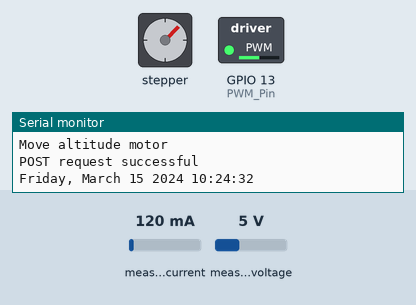
This program was run on a simulated ESP32. On the bench: stepper motor, switched loads named in the program (green lamp = pin HIGH), the last lines printed to the serial monitor. Inputs (shaded band) come from the test bench; at power-on: measured current 120 mA, measured voltage 5 V. WiFi joins after 1.5 s; servers stay silent unless stated; uploads are accepted with an empty reply; the local clock reads 2024-03-15 10:24:30 at power-on unless the program sets it; stepper angles assume 360 steps per turn.

Above: at 3.2 s.
3.3 s: measured current set to 500 mA
At 3.69 s:
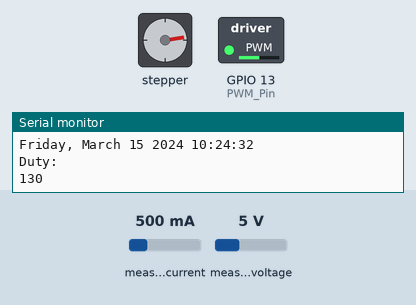
6.7 s: measured voltage set to 7.5 V
At 8.35 s:
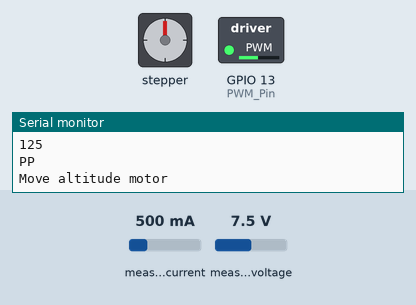
10.1 s: measured current set to 1000 mA
At 10.48 s:
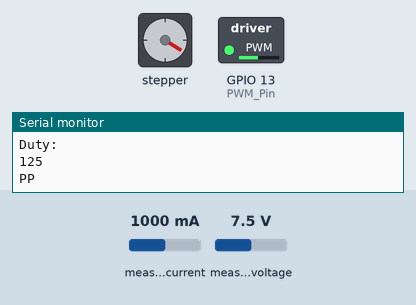
Timing chart, 0 to 53.3 s (numbered marks = the images above; inputs shaded):
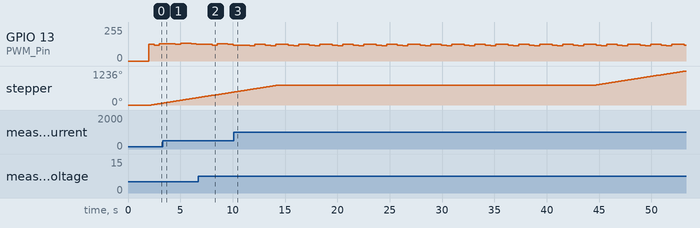

Measured:
- by itself, GPIO 13 (PWM_Pin): repeats every 4.2 s: 125/255 1.0 s, 120/255 0.50 s, 115/255 0.50 s, 125/255 1.2 s, 120/255 0.50 s, 115/255 0.50 s

The program:

main.cpp
```cpp
#include "tasks.h"

void setup() {
  Serial.begin(115200);
  WiFi.begin(ssid, password);
  Serial.println("Connecting to Wifi");

  // get time
  configTime(gmt_offset_sec, daylight_offset_sec, ntp_server);
  delay(2000);

  ledcSetup(PWM_channel, PWM_freq, PWM_resolution);
  ledcAttachPin(PWM_Pin, PWM_channel);

  ina219.begin();

  PanelPowerMutex = xSemaphoreCreateMutex();

  xTaskCreate(Tracking, "Update Angle", 2048, NULL, 1, NULL);
  xTaskCreate(Database, "Send Data", 4096, NULL, 1, &DatabaseHandler);
  // xTaskCreate(PowerBatteries, "Control batteries power", 2048, NULL, 1, NULL);
  xTaskCreate(MPPT, "MPPT Algorithm", 2048, NULL, 1, &MPPTHandler);
}

void loop() {}
```

init.h
```cpp
#include <Arduino.h>
#include <Stepper.h>
#include <WiFi.h>
#include <HTTPClient.h>
#include <string>
#include <mutex>
#include <Adafruit_INA219.h>
#include "peripherals.h"


// CONCURRENT
extern TaskHandle_t DatabaseHandler;
extern TaskHandle_t MPPTHandler;
extern SemaphoreHandle_t PanelPowerMutex;


// WIFI
extern const char* ssid;
extern const char* password;
extern const char* url;
extern const char* url_time;
extern const char* url_measure;

extern const char* ntp_server;
extern const long  gmt_offset_sec;
extern const int   daylight_offset_sec;

void printLocalTime();


// TRACKING
extern const int stepsPerResolution;
extern const int stepperSpeed;
extern Stepper azimStepper;
struct TrackerPosition {
  int azimuth;
  int altitude;
};
TrackerPosition getAngle();


// DATABASE
void sendToServer(float measurement);


// BATTERIES

extern const float abortBound;
extern const int abortDelay;
extern const float lowerBound;
extern const float higherBound;
void abort();
float measureBatsVolt();


// MPPT
#define MEASURE_DELAY 500
extern Adafruit_INA219 ina219;
extern const int PWM_freq;
extern const int PWM_channel;
extern const int PWM_resolution;

extern int PWM_actualDuty;
extern float panelPower;
extern const int PWM_step;

void testPWM();
float measurePower();
void calibratePP();
void findPP();
```

peripherals.h
```cpp
#define PWM_Pin             13

#define BatVolt_Pin         35
#define BMS_enable_Pin      4

#define StepperPion1_Pin1   16
#define StepperPion1_Pin2   17
#define StepperPion1_Pin3   18
#define StepperPion1_Pin4   19

#define StepperPoz_Pin1     23
#define StepperPoz_Pin2     25
#define StepperPoz_Pin3     26
#define StepperPoz_Pin4     27

// Unused yet

// #define Photoresistor1_Pin  39
// #define Photoresistor2_Pin  36
// #define Photoresistor3_Pin  34
// #define Photoresistor4_Pin  14

// #define LimitSwitch_Pin     15
```

tasks.h
```cpp
#include "init.h"

// all delays will be changed
#define TRACKING_DELAY 1000 * 30
#define DATABASE_DELAY 1000 * 4
#define POWER_BATTERIES_DELAY 1000 * 10
#define MPPT_DELAY 1000 * 0.5

// extern int receivedAngle;

/*--------------- TASKS DECLARATION ---------------*/

void Tracking       (void *pvParameters);
void Database       (void *pvParameters);
void PowerBatteries (void *pvParameters);
void MPPT           (void *pvParameters);
```

init.cpp
```cpp
#include "init.h"

/*==============================================*/
/*                   CONCURRENT                 */
/*==============================================*/

TaskHandle_t DatabaseHandler;
TaskHandle_t MPPTHandler;
SemaphoreHandle_t PanelPowerMutex;


/*==============================================*/
/*                    WI-FI                     */
/*==============================================*/

const char* ssid =        "";
const char* password =    "";
const char* url =         "";
const char* url_angle =   "/angle";
const char* url_measure = "/measurements";


/*==============================================*/
/*               TIME MEASUREMENT               */
/*==============================================*/

#define SLEEP_TIME 22
#define SLEEP_HOUR_DELAY 6

const char* ntp_server = "pool.ntp.org";
const long  gmt_offset_sec = 3600;
const int   daylight_offset_sec = 3600;


void printLocalTime() {
  struct tm timeinfo;

  if(!getLocalTime(&timeinfo)) {
    Serial.println("Failed to obtain time");
    return;
  }
  Serial.println(&timeinfo, "%A, %B %d %Y %H:%M:%S");

  if (timeinfo.tm_hour > SLEEP_TIME) {
    esp_sleep_enable_timer_wakeup(SLEEP_HOUR_DELAY * 60 * 1000000);
    esp_deep_sleep_start();
  }
}


/*==============================================*/
/*                    TRACKING                  */
/*==============================================*/

const int stepsPerResolution = 360;
const int stepperSpeed = 10;
Stepper azimuthStepper(stepsPerResolution,  StepperPoz_Pin1, StepperPoz_Pin3,
                                            StepperPoz_Pin2, StepperPoz_Pin4);

Stepper altitudeStepper(stepsPerResolution, StepperPion1_Pin1, StepperPion1_Pin3,
                                            StepperPion1_Pin2, StepperPion1_Pin4);

TrackerPosition getAngle() {
  TrackerPosition newAngle;
  String azimuth;
  String altitude;
  int blancSpace;

  if ((WiFi.status() == WL_CONNECTED)) {
    HTTPClient http;

    http.begin(url_angle);
    int httpCode = http.GET();

    if (httpCode > 0) {
        azimuth = http.getString();
        blancSpace = azimuth.indexOf(' ');
        altitude = azimuth.substring(blancSpace);
        azimuth.remove(blancSpace, azimuth.length());
      }

    else {
      Serial.println("Error on HTTP request");
    }

    http.end();
  }

  newAngle.azimuth = azimuth.toInt();
  newAngle.altitude = altitude.toInt();
  Serial.println(newAngle.azimuth);
  Serial.println(newAngle.altitude);

  // test move
  Serial.println("Move altitude motor");
  altitudeStepper.setSpeed(stepperSpeed);
  altitudeStepper.step(stepsPerResolution);
  vTaskDelay(100);
  Serial.println("Move altitude motor");
  altitudeStepper.setSpeed(stepperSpeed);
  altitudeStepper.step(stepsPerResolution);
  vTaskDelay(100);

  return newAngle;
}


/*==============================================*/
/*                    DATABASE                  */
/*==============================================*/

void sendToServer(float measurement) {

  if (WiFi.status() == WL_CONNECTED) {
    WiFiClient client;
    HTTPClient http;

    http.begin(client, url_measure);
    http.addHeader("Content-Type", "text/plain");

    int httpResponseCode = http.POST(String(measurement));

    if (httpResponseCode > 0) {
      Serial.println("POST request successful");
    }
    else {
      Serial.println("Error on POST request");
    }

    http.end();
  }
}


/*==============================================*/
/*                    BATTERIES                 */
/*==============================================*/

Adafruit_INA219 ina219;
const int abortDelay =      10;
const float abortBound =    5;
const float lowerBound =    7.5;
const float higherBound =   8;


void abort() {
  Serial.println("Voltage is to low! Abort");
  esp_sleep_enable_timer_wakeup(abortDelay * 1000000); // sleep for minute TO CHANGE
  esp_deep_sleep_start();
}


float measureBatsVolt() {
  return (analogRead(BatVolt_Pin) * 3.3) / 4095;
}


/*==============================================*/
/*                      MPPT                    */
/*==============================================*/

const int PWM_freq =       75000; // 100k
const int PWM_channel =    0;
const int PWM_resolution = 8; // 8 bit pwm - from 0 to 255
const int PWM_step =       5;
float panelPower =         0;
int PWM_actualDuty =       0;


float measurePower() {
  xSemaphoreTake(PanelPowerMutex, portMAX_DELAY);
  float power = ina219.getPower_mW();
  xSemaphoreGive(PanelPowerMutex);

  return power;
}


void calibratePP() {
  PWM_actualDuty = 255;
  float lowerDutyPower = 0;

  while (PWM_actualDuty > 0) {
    // measure actual power
    ledcWrite(PWM_channel, PWM_actualDuty);
    panelPower = measurePower();

    // set lower PWM and measure
    PWM_actualDuty -= PWM_step;
    ledcWrite(PWM_channel, PWM_actualDuty);
    lowerDutyPower = measurePower();

    if (panelPower > lowerDutyPower) {
      // calibrated = true;
      break;
    }
  }
}


void findPP() {
  Serial.println("PP");
  float powerBuffer = 0;

  ledcWrite(PWM_channel, PWM_actualDuty);
  vTaskDelay(MEASURE_DELAY / portTICK_PERIOD_MS);
  panelPower = measurePower();

  ledcWrite(PWM_channel, PWM_actualDuty - PWM_step);
  vTaskDelay(MEASURE_DELAY / portTICK_PERIOD_MS);
  powerBuffer = measurePower();

  if (powerBuffer > panelPower) {
    PWM_actualDuty -= PWM_step;
    return;
  }

  ledcWrite(PWM_channel, PWM_actualDuty + PWM_step);
  vTaskDelay(MEASURE_DELAY / portTICK_PERIOD_MS);
  powerBuffer = measurePower();

  if (powerBuffer > panelPower) PWM_actualDuty += PWM_step;

}
```

tasks.cpp
```cpp
#include "tasks.h"

/*==============================================*/
/*                 TRACKING TASK                */
/*==============================================*/

void Tracking(void *pvParameters) {
  int receivedAngle = 0;
  for (;;) {
    getAngle();
    vTaskDelay(TRACKING_DELAY / portTICK_PERIOD_MS);
  }
}


/*==============================================*/
/*                  DATABASE TASK               */
/*==============================================*/

void Database(void *pvParameters) {
  for (;;) {

    xSemaphoreTake(PanelPowerMutex, portMAX_DELAY);
    sendToServer(panelPower);
    xSemaphoreGive(PanelPowerMutex);

    printLocalTime();

    vTaskDelay(DATABASE_DELAY / portTICK_PERIOD_MS);
  }
}


/*==============================================*/
/*              POWER BATTERIES TASK            */
/*==============================================*/

void PowerBatteries(void *pvParameters) {
  float voltage = 0;
  for(;;) {
    voltage = measureBatsVolt();

    if (voltage < abortBound) abort();
    else {
      if (voltage < lowerBound) digitalWrite(BMS_enable_Pin, HIGH);
      else {
        if (voltage > higherBound) digitalWrite(BMS_enable_Pin, LOW);
      }
    }

    Serial.println(voltage);
    vTaskDelay(POWER_BATTERIES_DELAY / portTICK_PERIOD_MS);
  }
}


/*==============================================*/
/*                    MPTT TASK                 */
/*==============================================*/

void MPPT(void *pvParameters) {

  // calibratePP();
  PWM_actualDuty = 125;


  for(;;) {
    findPP();
    Serial.println("Duty:");
    Serial.println(PWM_actualDuty);
    vTaskDelay(MPPT_DELAY / portTICK_PERIOD_MS);

  }
}
```
